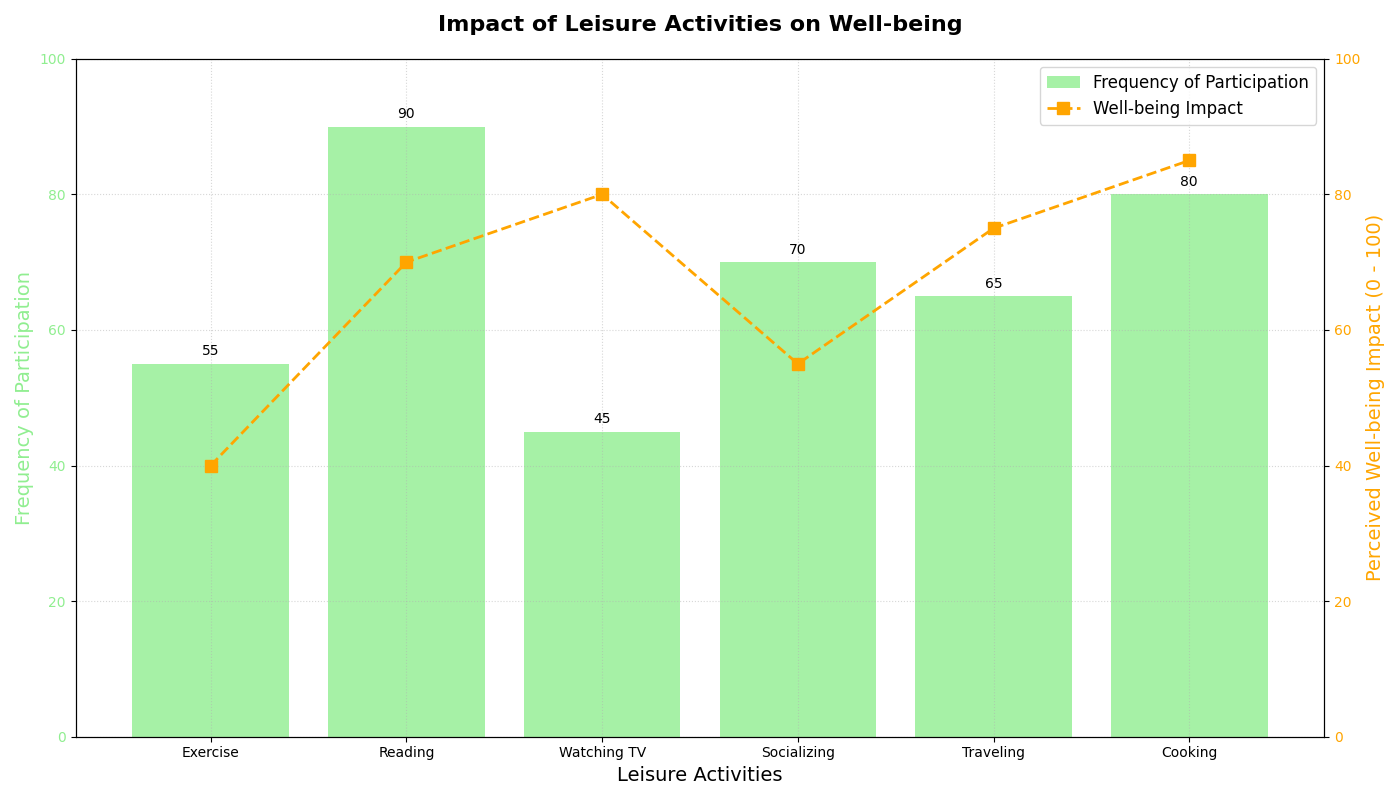

Write Python code to recreate this figure.
import matplotlib.pyplot as plt
import numpy as np

# Define the leisure activities and their frequencies
activities = ["Exercise", "Reading", "Watching TV", "Socializing", "Traveling", "Cooking"]

# Manually shuffled frequencies
frequencies = np.array([55, 90, 45, 70, 65, 80])  

# Manually shuffled well-being impact scores
well_being_impact = np.array([40, 70, 80, 55, 75, 85])

fig, ax1 = plt.subplots(figsize=(14, 8))

# Bar chart for activity frequencies
bars = ax1.bar(activities, frequencies, color='lightgreen', alpha=0.8, label='Frequency of Participation')

for bar in bars:
    height = bar.get_height()
    ax1.annotate(f'{height}',
                 xy=(bar.get_x() + bar.get_width() / 2, height), 
                 xytext=(0, 4),
                 textcoords="offset points",
                 ha='center', va='bottom')

ax1.set_title('Impact of Leisure Activities on Well-being', fontsize=16, weight='bold', pad=20)
ax1.set_xlabel('Leisure Activities', fontsize=14)
ax1.set_ylabel('Frequency of Participation', fontsize=14, color='lightgreen')
ax1.set_ylim(0, 100)
ax1.yaxis.label.set_color('lightgreen')
ax1.tick_params(axis='y', labelcolor='lightgreen')
ax1.grid(True, linestyle=':', alpha=0.5)

ax2 = ax1.twinx()
ax2.plot(activities, well_being_impact, color='orange', marker='s', linestyle='--', linewidth=2, markersize=8, label='Well-being Impact')
ax2.set_ylabel('Perceived Well-being Impact (0 - 100)', fontsize=14, color='orange')
ax2.set_ylim(0, 100)
ax2.yaxis.label.set_color('orange')
ax2.tick_params(axis='y', labelcolor='orange')

lines_1, labels_1 = ax1.get_legend_handles_labels()
lines_2, labels_2 = ax2.get_legend_handles_labels()
ax2.legend(lines_1 + lines_2, labels_1 + labels_2, loc='upper right', fontsize=12)

fig.tight_layout()
plt.show()
